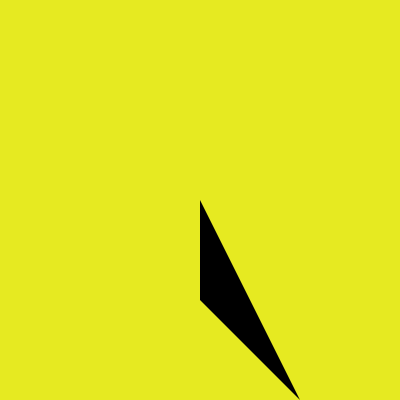
Frame 1 (no input)
Frame 60 (the mouse pressed at the canvas centre just before this capture): identical to frame 1, image omitted
Frame 120 (the mouse held since frame 60 and released just before this capture): identical to frame 1, image omitted

The Processing sketch that drew this single still picture (run headless with seeded random() and noise(); from frame 60 on, the mouse is pressed at the canvas centre):

// Processing sketch: dibujo_3
// ── dibujo_3.pde
void setup(){
  size(400,400);
}

void draw(){
  background(#E6EA21);
  noStroke();
  fill(0);
  beginShape();
  vertex(200,200);
  vertex(200,300);
  vertex(300,400);
  endShape();
}
